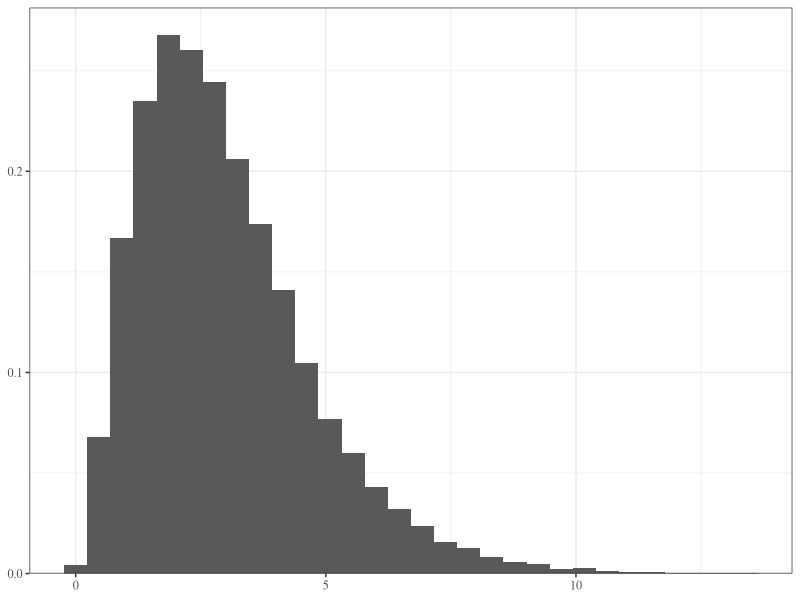

Generate this figure with R:
## ---- chunk 1
#| fig-cap: Histogram of samples from a gamma distribution.
library(ggplot2)

ggplot(NULL, aes(rgamma(5e4, 3))) +
  geom_histogram(aes(y = after_stat(density))) +
  scale_y_continuous(name=NULL, expand=expansion(c(0, 0.05))) +
  labs(x=NULL) +
  theme_bw(base_family="Times")
